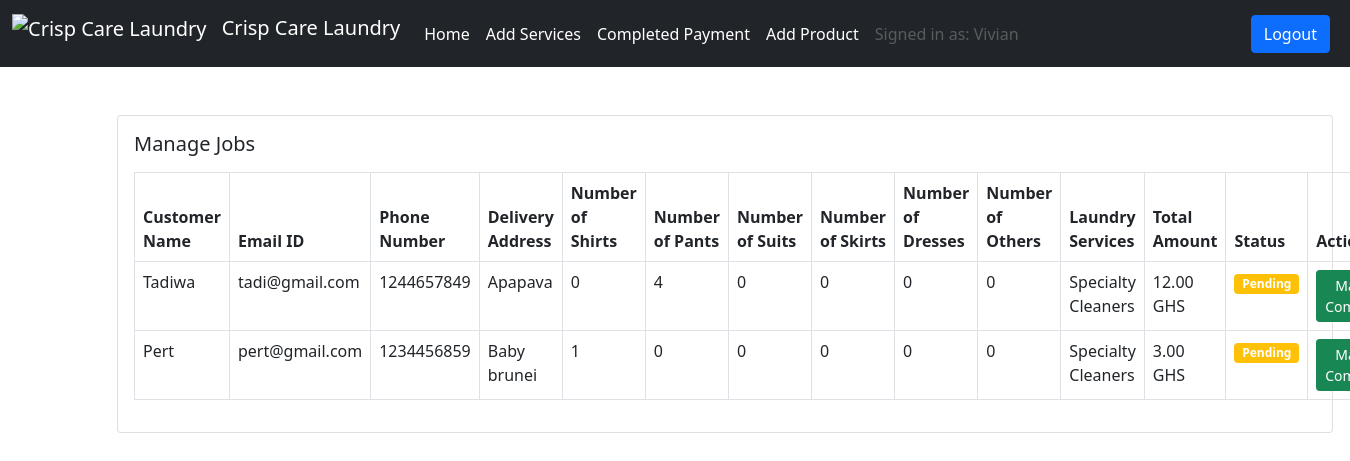
The app's page /completed-payment/ (signed in) with its own data.
### laundry/models.py (models this page shows, shortened)
class Checkout(models.Model):
        cart = models.ForeignKey(Cart, on_delete=models.CASCADE)
        full_name = models.CharField(max_length=100)
        email_id = models.EmailField(max_length=100)
        delivery_address = models.CharField(max_length=255)
        phone_number = models.CharField(max_length=20)
        payment_method = models.CharField(max_length=20)
        timestamp = models.DateTimeField(auto_now_add=True)

class Cart(models.Model):
    num_shirts = models.IntegerField(default=0)
    num_pants = models.IntegerField(default=0)
    num_suits = models.IntegerField(default=0)
    num_skirts = models.IntegerField(default=0)
    num_dresses = models.IntegerField(default=0)
    num_others = models.IntegerField(default=0)
    special_requests = models.TextField(blank=True, null=True)
    pickup_date = models.DateField(default=timezone.now)
    total_amount = models.DecimalField(max_digits=10, decimal_places=2, default=0)
    is_verified = models.BooleanField(default=False)

class ServiceCart(models.Model):
        cart = models.ForeignKey(Cart, on_delete=models.CASCADE)
        service = models.ForeignKey(Service, on_delete=models.CASCADE)
        user = models.ForeignKey(User, on_delete=models.CASCADE)

class Service(models.Model):
    user = models.ForeignKey(User, on_delete=models.CASCADE)
    name = models.CharField(max_length=100)
    price = models.PositiveIntegerField()

### laundry/views.py (the view)
# urls.py: path('completed-payment/', views.completed_payment, name='completed-payment'),
def completed_payment(request):
    obj = Checkout.objects.filter(cart__is_verified=True)
    context = {'obj':obj}
    return render(request, 'laundrySys/completed_payment.html', context)

### templates/laundrySys/completed_payment.html
{% extends 'base.html' %}
{% block content %}
<div>
    <div class="card mx-auto" style="width: 76rem;">
        <div class="card-body">
            <h5 class="card-title mb-3">Manage Jobs</h5>
            <table class="table table-bordered">
                <thead>
                    <tr>
                        <th scope="col">Customer Name</th>
                        <th scope="col">Email ID</th>
                        <th scope="col">Phone Number</th>
                        <th scope="col">Delivery Address</th>
                        <th scope="col">Number of Shirts</th>
                        <th scope="col">Number of Pants</th>
                        <th scope="col">Number of Suits</th>
                        <th scope="col">Number of Skirts</th>
                        <th scope="col">Number of Dresses</th>
                        <th scope="col">Number of Others</th>
                        <th scope="col">Laundry Services</th>
                        <th scope="col">Total Amount</th>
                        <th scope="col">Status</th>
                        <th scope="col">Action</th>
                    </tr>
                </thead>
                <tbody>
                    {% for o in obj %}
                    <tr>
                        <td>{{ o.full_name }}</td>
                        <td>{{ o.email_id }}</td>
                        <td>{{ o.phone_number }}</td>
                        <td>{{ o.delivery_address }}</td>
                        <td>{{ o.cart.num_shirts }}</td>
                        <td>{{ o.cart.num_pants }}</td>
                        <td>{{ o.cart.num_suits }}</td>
                        <td>{{ o.cart.num_skirts }}</td>
                        <td>{{ o.cart.num_dresses }}</td>
                        <td>{{ o.cart.num_others }}</td>
                        <td>
                            {% for m in o.cart.servicecart_set.all %}
                            {{ m.service.name }}<br>
                            {% endfor %}
                        </td>
                        <td>{{ o.cart.total_amount }} GHS</td>
                        <td>
                            {% if o.status == 'Completed' %}
                            <span class="badge bg-success">Completed</span>
                            {% elif o.status == 'Delivered' %}
                                <span class="badge bg-primary">Delivered</span>
                            {% else %}
                                <span class="badge bg-warning">Pending</span>
                            {% endif %}
                        </td>
                        <td>
                            <a href="{% url 'mark_complete' o.id %}" class="btn btn-sm btn-success">Mark as Completed</a>
                        </td>
                    </tr>
                    {% endfor %}
                </tbody>
            </table>
        </div>
    </div>
</div>
{% endblock content %}

### templates/base.html (shortened to what this page needs)
<!DOCTYPE html>
<html lang="en">
    <head>
        {% load static %}
        <link href="https://cdn.jsdelivr.net/npm/bootstrap@5.0.2/dist/css/bootstrap.min.css" rel="stylesheet"
>
    </head>
    <body>
        <nav class="navbar navbar-expand-lg navbar-dark bg-dark">
            <div class="container-fluid">
                <a class="navbar-brand" href="#">
                    <img src="https://static.vecteezy.com/system/resources/previews/014/269/241/original/laundry-service-mascot-logo-washing-machine-mascot-logo-vector.jpg"
                    alt="Crisp Care Laundry" class="d-inline-block align-text-top" style="height: 40px; margin-right: 10px;">
                    Crisp Care Laundry</a>
                <div class="collapse navbar-collapse" id="navbarSupportedContent">
                    <ul class="navbar-nav me-auto mb-2 mb-lg-0">
                        <li class="nav-item">
                            <a class="nav-link active" aria-current="page" href="{% url 'home' %}">Home</a>
                        </li>
                        {% if request.user.is_superuser %}
                        <li class="nav-item">
                            <a class="nav-link active" aria-current="page" href="{% url 'add-service' %}">Add Services</a>
                        </li>
                        <li class="nav-item">
                            <a class="nav-link active" aria-current="page" href="{% url 'completed-payment' %}">Completed Payment</a>
                        </li>
                        <li class="nav-item">
                            <a class="nav-link active" aria-current="page" href="{% url 'add-product' %}">Add Product</a>
                        </li>
                        {% endif %}
                        <li class="nav-item">
                            <a class="nav-link disabled" href="#" tabindex="-1" aria-disabled="true">Signed in as: {{request.user.username}}</a>
                        </li>
                    </ul>
                    {% if request.user.is_authenticated %}
                    <a href="{% url 'logout' %}" class="btn btn-primary me-2">Logout</a>
                    {% else %}
                    <a href="{% url 'login' %}" class="btn btn-primary me-2">Login</a>
                    {% endif %}
                </div>
            </div>
        </nav>
        <div class="container mt-5">
            {% block content %}
            {% endblock content %}
        </div>
    </body>
</html>

### records on screen
Checkout: full_name "Tadiwa", email_id "tadi@gmail.com", phone_number "1244657849", delivery_address "Apapava", cart.num_shirts "0", cart.num_pants "4", cart.num_suits "0", cart.num_skirts "0", cart.num_dresses "0", cart.num_others "0", cart.total_amount "12.00"
ServiceCart: service.name "Specialty Cleaners"
Checkout: full_name "Pert", email_id "pert@gmail.com", phone_number "1234456859", delivery_address "Baby brunei", cart.num_shirts "1", cart.num_pants "0", cart.num_suits "0", cart.num_skirts "0", cart.num_dresses "0", cart.num_others "0", cart.total_amount "3.00"
ServiceCart: service.name "Specialty Cleaners"

### other values on screen
{{ request.user.username }} "Vivian"
